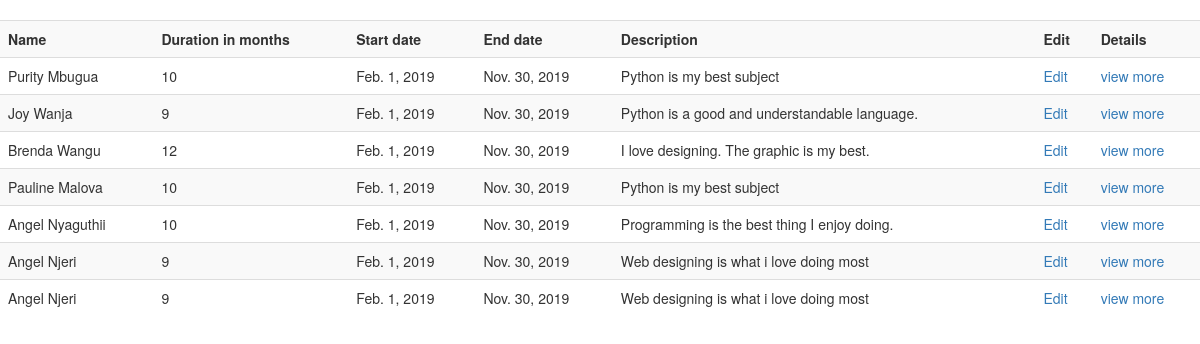
The page /course/list/ on the database its author committed.
### course/models.py (models this page shows, shortened)
class Course(models.Model):
	name = models.CharField(max_length=50)
	duration_in_months = models.SmallIntegerField()
	start_date = models.DateField()
	end_date = models.DateField()
	description = models.TextField()
	teacher = models.ForeignKey(Teacher,blank = True,on_delete = models.CASCADE, null=True)

### course/views.py (the view)
# urls.py: path("list/",list_courses,name="list_courses"),
def list_courses(request):
	courses = Course.objects.all()
	return render(request,"all_courses.html",{"courses":courses})

### course/templates/all_courses.html (shortened to what this page needs)
<!DOCTYPE html>
<html lang="en">
<head>
  <link rel="stylesheet" href="https://maxcdn.bootstrapcdn.com/bootstrap/3.4.0/css/bootstrap.min.css">
</head>
<body>
<table class = "table table-bordered">
<table class="table table-striped">
	<tr>
		<th>Name</th>
		<th>Duration in months</th>
		<th>Start date</th>
		<th>End date</th>
		<th>Description</th>
		<th>Edit</th>
		<th>Details</th>
	</tr>
	{% for course in courses%}
	<tr>
		<td>{{course.name}}</td>
		<td>{{course.duration_in_months}}</td>
		<td>{{course.start_date}}</td>
	    <td>{{course.end_date}}</td>
	    <td>{{course.description}}</td>
	    <td><a href="/course/edit/{{course.pk}}">Edit</a>
	    <td><a href="/course/view/{{course.pk}}">view more</a>
    </tr>
    {%endfor%}

### rows shown on the page
Course: name "Purity Mbugua", duration_in_months "10", start_date "Feb. 1, 2019", end_date "Nov. 30, 2019", description "Python is my best subject"
Course: name "Joy Wanja", duration_in_months "9", start_date "Feb. 1, 2019", end_date "Nov. 30, 2019", description "Python is a good and understandable language."
Course: name "Brenda Wangu", duration_in_months "12", start_date "Feb. 1, 2019", end_date "Nov. 30, 2019", description "I love designing. The graphic is my best."
Course: name "Pauline Malova", duration_in_months "10", start_date "Feb. 1, 2019", end_date "Nov. 30, 2019", description "Python is my best subject"
Course: name "Angel Nyaguthii", duration_in_months "10", start_date "Feb. 1, 2019", end_date "Nov. 30, 2019", description "Programming is the best thing I enjoy doing."
Course: name "Angel Njeri", duration_in_months "9", start_date "Feb. 1, 2019", end_date "Nov. 30, 2019", description "Web designing is what i love doing most"
Course: name "Angel Njeri", duration_in_months "9", start_date "Feb. 1, 2019", end_date "Nov. 30, 2019", description "Web designing is what i love doing most"
